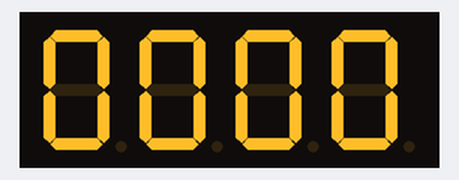
Bench run of a sketch on a simulated Arduino Uno, built with avr-gcc and run on an emulated ATmega328P. Shown: 4-digit seven-segment display. Wiring (inferred from the names in the program): 4-digit 7-segment display, segments lit when LOW: segments pin 5, pin 7, pin 1, pin 3, pin 4, pin 6, pin 0, pin 2; digit selects pin 11, pin 10, pin 9, pin 8. The segment pins are drawn as the display they are named for.

Above: at 0.11 s.
At 4.5 s:
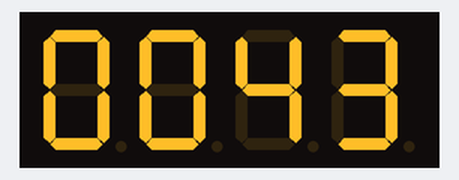
At 9.9 s:
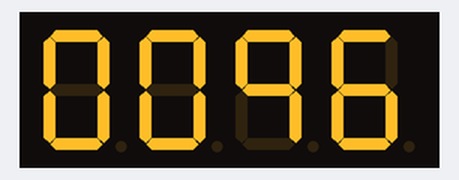
At 19.68 s:
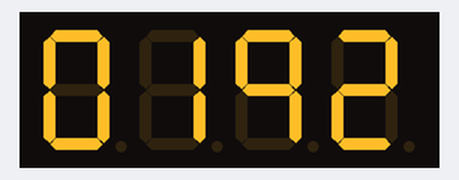
At 29.46 s:
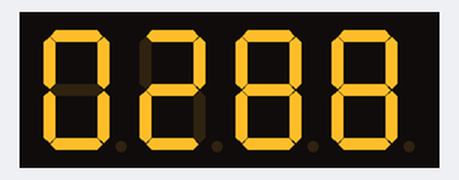
At 39.24 s:
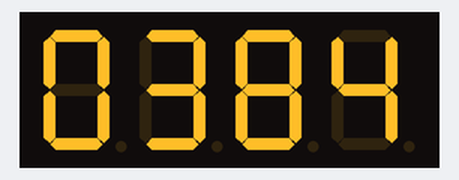

The sketch:

7segment_4.ino
```cpp
// 0에서 9까지 숫자 표현을 위한
// 세그먼트 a, b, c, d, e, f, g, dp의 패턴
byte patterns[] = {
  0xFC, 0x60, 0xDA, 0xF2, 0x66, 0xB6, 0xBE, 0xE4, 0xFE, 0xE6
};
int digit_select_pin[] = {11, 10, 9, 8}; // 자릿수 선택 핀
// 7세그먼트 모듈 연결 핀 ‘a, b, c, d, e, f, g, dp’ 순서
int segment_pin[] = {5, 7, 1, 3, 4 , 6, 0, 2};
int count = 0;
int SEGMENT_DELAY = 5; // 숫자 표시 사이의 시간 간격
unsigned long time_previous, time_current;

void setup() {
    for (int i = 0; i < 4; i++) { // 자릿수 선택 핀을 출력으로 설정
        pinMode(digit_select_pin[i], OUTPUT);
    }
    for (int i = 0; i < 8; i++) { // 세그먼트 제어 핀을 출력으로 설정
        pinMode(segment_pin[i], OUTPUT);
    }
    time_previous = millis();
}

// 해당 자리에 숫자 하나를 표시하는 함수
void show_digit(int pos,int number) { // (위치, 출력할 숫자)
    for (int i = 0; i < 4; i++) {
        if (i + 1 == pos) // 해당 자릿수의 선택 핀만 LOW로 설정
        digitalWrite(digit_select_pin[i], HIGH);
        else // 나머지 자리는 HIGH로 설정
        digitalWrite(digit_select_pin[i], LOW);
    }
    for (int i = 0; i < 8; i++) {
        boolean on_off = bitRead(patterns[number], 7 - i);
        digitalWrite(segment_pin[i], !on_off);
    }
}

// 4자리 7세그먼트 표시 장치에 4자리 숫자를 표시하는 함수
void show_4_digit(int number) {
    number = number % 10000; // 4자리로 제한
    int thousands = number / 1000; // 천 자리
    number = number % 1000;
    int hundreads = number / 100; // 백 자리
    number = number % 100;
    int tens = number / 10; // 십 자리
    int ones = number % 10; // 일 자리
    show_digit(1, thousands);
    delay(SEGMENT_DELAY);
    show_digit(2, hundreads);
    delay(SEGMENT_DELAY);
    show_digit(3, tens);
    delay(SEGMENT_DELAY);
    show_digit(4, ones);
    delay(SEGMENT_DELAY);
}

void loop() {
    time_current = millis();
    if (time_current - time_previous >= 100) {
        time_previous = time_current;
        count++;
    }
    show_4_digit(count);
}
```
